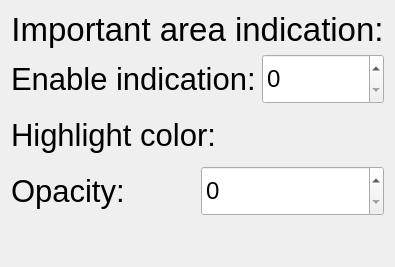
              <widget class="QWidget" name="importantAreaInicationPage">
               <layout class="QVBoxLayout" name="verticalLayout_45">
                <item>
                 <widget class="QLabel" name="label_43">
                  <property name="font">
                   <font>
                    <pointsize>25</pointsize>
                   </font>
                  </property>
                  <property name="text">
                   <string>Important area indication:</string>
                  </property>
                  <property name="alignment">
                   <set>Qt::AlignCenter</set>
                  </property>
                 </widget>
                </item>
                <item>
                 <layout class="QHBoxLayout" name="horizontalLayout_58">
                  <item>
                   <widget class="QLabel" name="labelEnableImportantArea">
                    <property name="font">
                     <font>
                      <pointsize>23</pointsize>
                     </font>
                    </property>
                    <property name="text">
                     <string>Enable indication:</string>
                    </property>
                   </widget>
                  </item>
                  <item>
                   <widget class="SpinBoxList" name="importaintAreaIndicationSpinBox">
                    <property name="sizePolicy">
                     <sizepolicy hsizetype="Preferred" vsizetype="Preferred">
                      <horstretch>0</horstretch>
                      <verstretch>0</verstretch>
                     </sizepolicy>
                    </property>
                    <property name="minimumSize">
                     <size>
                      <width>0</width>
                      <height>50</height>
                     </size>
                    </property>
                    <property name="maximumSize">
                     <size>
                      <width>230</width>
                      <height>16777215</height>
                     </size>
                    </property>
                    <property name="font">
                     <font>
                      <pointsize>18</pointsize>
                     </font>
                    </property>
                   </widget>
                  </item>
                 </layout>
                </item>
                <item>
                 <layout class="QHBoxLayout" name="horizontalLayout_75">
                  <item>
                   <widget class="QLabel" name="label_27">
                    <property name="font">
                     <font>
                      <pointsize>23</pointsize>
                     </font>
                    </property>
                    <property name="text">
                     <string>Highlight color:</string>
                    </property>
                   </widget>
                  </item>
                  <item>
                   <widget class="SpinBoxColor" name="colorSelectionSpinBox" native="true">
                    <property name="minimumSize">
                     <size>
                      <width>0</width>
                      <height>50</height>
                     </size>
                    </property>
                    <property name="maximumSize">
                     <size>
                      <width>230</width>
                      <height>16777215</height>
                     </size>
                    </property>
                    <property name="font">
                     <font>
                      <pointsize>18</pointsize>
                     </font>
                    </property>
                   </widget>
                  </item>
                 </layout>
                </item>
                <item>
                 <layout class="QHBoxLayout" name="horizontalLayout_57">
                  <item>
                   <widget class="QLabel" name="label_21">
                    <property name="font">
                     <font>
                      <pointsize>23</pointsize>
                     </font>
                    </property>
                    <property name="text">
                     <string>Opacity:</string>
                    </property>
                   </widget>
                  </item>
                  <item>
                   <widget class="SpinBoxNumber" name="opacitySpinBox">
                    <property name="minimumSize">
                     <size>
                      <width>0</width>
                      <height>50</height>
                     </size>
                    </property>
                    <property name="maximumSize">
                     <size>
                      <width>230</width>
                      <height>16777215</height>
                     </size>
                    </property>
                    <property name="font">
                     <font>
                      <pointsize>18</pointsize>
                     </font>
                    </property>
                   </widget>
                  </item>
                 </layout>
                </item>
                <item>
                 <spacer name="verticalSpacer_29">
                  <property name="orientation">
                   <enum>Qt::Vertical</enum>
                  </property>
                  <property name="sizeHint" stdset="0">
                   <size>
                    <width>20</width>
                    <height>40</height>
                   </size>
                  </property>
                 </spacer>
                </item>
               </layout>
              </widget>
